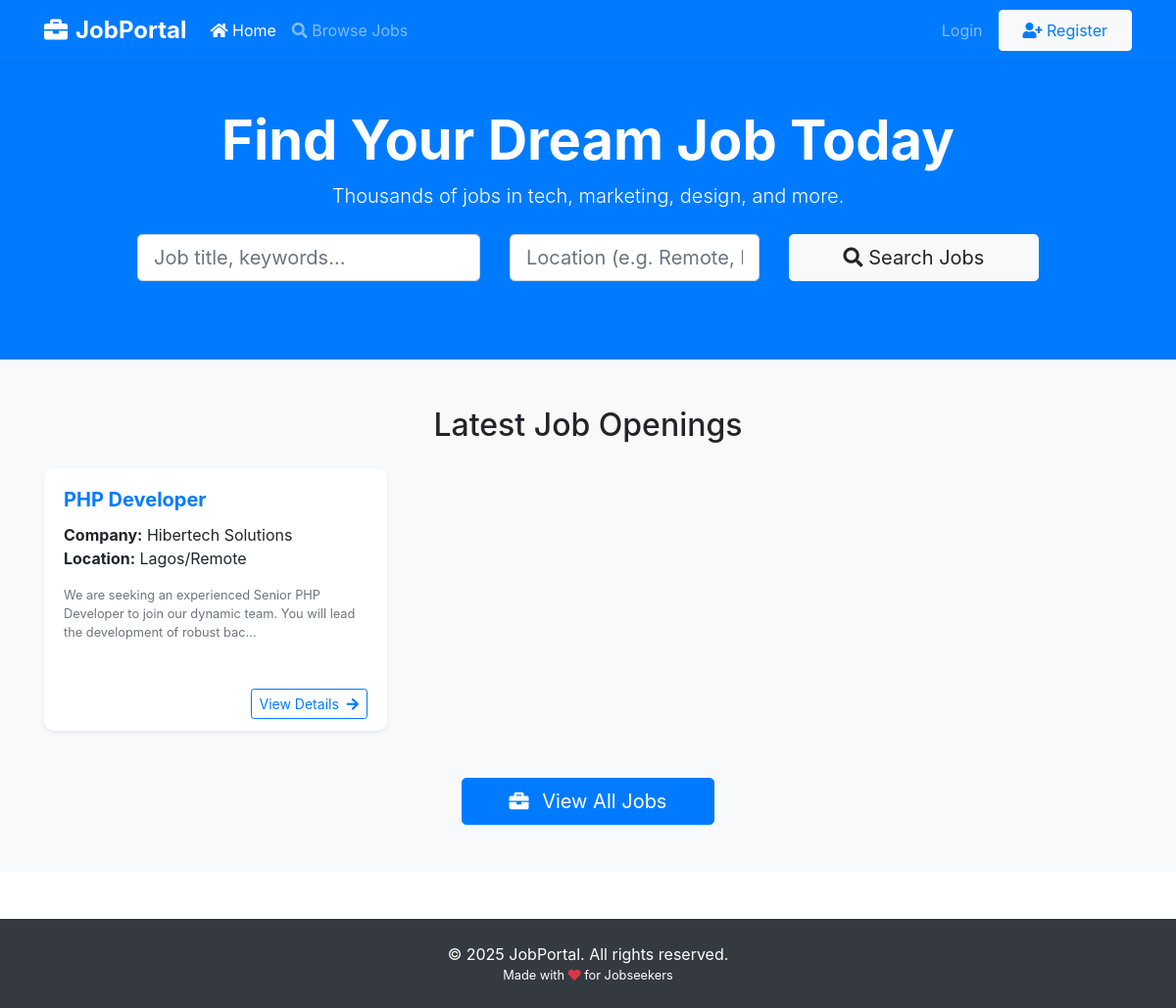
The page / on the database its author committed.
### tables this page shows
CREATE TABLE IF NOT EXISTS `jobs` (
  `id` int NOT NULL AUTO_INCREMENT,
  `title` varchar(100) NOT NULL,
  `company` varchar(100) NOT NULL,
  `location` varchar(100) NOT NULL,
  `description` text NOT NULL,
  `created_at` timestamp NULL DEFAULT CURRENT_TIMESTAMP,
  `salary` varchar(50) DEFAULT 'Not disclosed',
  `type` varchar(50) DEFAULT 'Full-time',
  `experience_level` varchar(50) DEFAULT 'Not specified',
  PRIMARY KEY (`id`)
);

### index.php (the view, shortened to what this page needs)
<?php
include 'includes/user-navbar.php';
?>
<!DOCTYPE html>
<html lang="en">
<head>
    <link rel="stylesheet" href="https://stackpath.bootstrapcdn.com/bootstrap/4.5.2/css/bootstrap.min.css">
    <link rel="stylesheet" href="https://cdnjs.cloudflare.com/ajax/libs/font-awesome/5.15.4/css/all.min.css">
    <link rel="stylesheet" href="assets/css/style.css">
</head>
<body>
    <section class="bg-primary text-white py-5">
        <div class="container text-center">
            <h1 class="display-4 font-weight-bold">Find Your Dream Job Today</h1>
            <p class="lead mb-4">Thousands of jobs in tech, marketing, design, and more.</p>
            <form action="jobs.php" method="GET" class="row justify-content-center">
                <div class="col-md-4 mb-3">
                    <input type="text" name="keywords" class="form-control form-control-lg" placeholder="Job title, keywords..." required>
                </div>
                <div class="col-md-3 mb-3">
                    <input type="text" name="location" class="form-control form-control-lg" placeholder="Location (e.g. Remote, New York)">
                </div>
                <div class="col-md-3 mb-3">
                    <button type="submit" class="btn btn-light btn-lg btn-block">
                        <i class="fas fa-search"></i> Search Jobs
                    </button>
                </div>
            </form>
        </div>
    </section>
    <section class="py-5 bg-light">
        <div class="container">
            <h2 class="text-center mb-4">Latest Job Openings</h2>
            <div class="row">
                <?php
                $sql = "SELECT * FROM jobs ORDER BY created_at DESC LIMIT 6";
                $result = $conn->query($sql);
                if ($result && $result->num_rows > 0) {
                    while($job = $result->fetch_assoc()) {
                        echo '
                        <div class="col-md-6 col-lg-4 mb-4">
                            <div class="card h-100 shadow-sm hover-shadow border-0">
                                <div class="card-body">
                                    <h5 class="card-title text-primary font-weight-bold">' . htmlspecialchars($job['title']) . '</h5>
                                    <p class="card-text">
                                        <strong>Company:</strong> ' . htmlspecialchars($job['company']) . '<br>
                                        <strong>Location:</strong> ' . htmlspecialchars($job['location']) . '
                                    </p>
                                    <p class="text-muted small">' . substr(htmlspecialchars($job['description']), 0, 120) . '...</p>
                                </div>
                                <div class="card-footer bg-transparent border-0 text-right">
                                    <a href="job-details.php?id=' . $job['id'] . '" class="btn btn-outline-primary btn-sm">
                                        View Details <i class="fas fa-arrow-right ml-1"></i>
                                    </a>
                                </div>
                            </div>
                        </div>';
                    }
                } else {
                    echo '<div class="col-12 text-center py-5">
                            <p class="lead text-muted">No jobs available yet. Check back soon!</p>
                          </div>';
                }
                ?>
            </div>
            <div class="text-center mt-4">
                <a href="jobs.php" class="btn btn-primary btn-lg px-5">
                    <i class="fas fa-briefcase mr-2"></i> View All Jobs
                </a>
            </div>
        </div>
    </section>
    <footer class="bg-dark text-white text-center py-4 mt-5">
        <div class="container">
            <p class="mb-0">&copy; <?php echo date("Y"); ?> JobPortal. All rights reserved.</p>
            <small>Made with <i class="fas fa-heart text-danger"></i> for Jobseekers</small>
        </div>
    </footer>
</body>
</html>

### assets/css/style.css (style rules this page uses)
.hover-shadow { transition: all 0.3s ease; }
.card { border: none; border-radius: 10px; }
.btn-primary { background-color: #007bff; border-color: #007bff; }

### index.php (style rules this page uses)
.hover-shadow { transition: all 0.3s ease; }

### rows shown on the page
jobs: title "PHP Developer", company "Hibertech Solutions", location "Lagos/Remote", description "We are seeking an experienced Senior PHP Developer to join our dynamic team. You will lead the development of robust bac"
